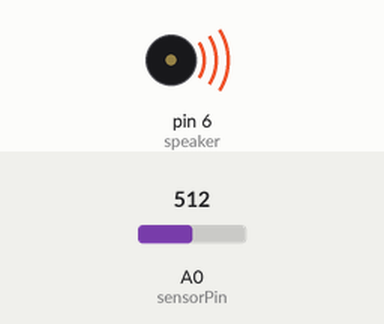
This sketch was run on a simulated Arduino Uno, built with avr-gcc and run on an emulated ATmega328P. On the bench: buzzer (waves = sounding). The test bench sets the inputs (shaded band); at power-on: A0 (sensorPin) = 512. What the sketch prints to the serial monitor is not drawn.

Above: at 0.1 s.
Timing chart, 0 to 1.6 s (numbered marks = the images above):
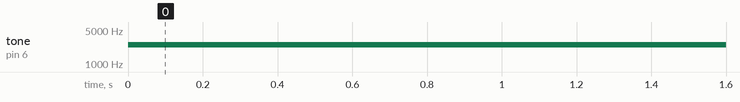

The sketch:

A101_ch11_light_sensor_theremin.ino
```cpp
// A101_ch11_light_sensor_theremin 10/5/14 Joe Pardue

int sensorPin = A0;  // analog input pin
unsigned int sensorValue = 0;  // store the analog input value

int speaker = 6;
unsigned int freq = 0;;

void setup() {
  Serial.begin(57600);
  Serial.println("Light sensor LED Theremin rev 1.0");
}

void loop() {
  // read the value from the sensor:
  freq = analogRead(sensorPin);

  // map the light level to the frequency
  freq = map(freq, 1024, 0, 0, 5000);
  // play the tone
  tone(speaker,freq);
}
```

Measured:
- by itself, tone on pin 6 (speaker): silent → 2500 Hz at 0.00 s
